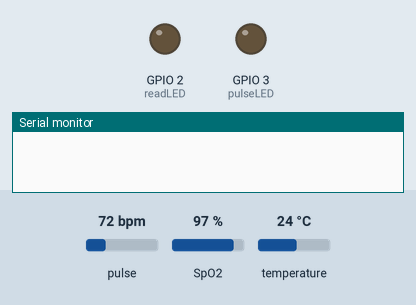
The sketch below on a simulated ESP32. Parts: output pins drawn as LEDs (lit = HIGH), the last lines printed to the serial monitor. Dashed ring = blinking. The test bench sets the inputs (shaded band); at power-on: pulse 72 bpm, SpO2 97 %, temperature 24 °C. Nothing arrives over Bluetooth unless stated; a phone connects over Bluetooth LE 3 s after start.

Above: at 0.0 s.
At 4.79 s:
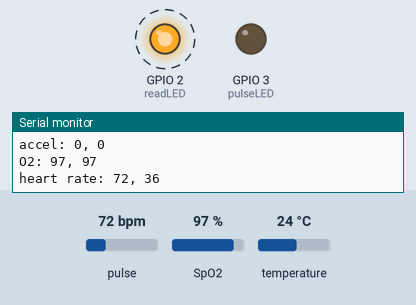
Timing chart, 0 to 5.1 s (numbered marks = the images above):
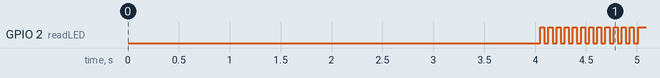

Measured:
- by itself, GPIO 2 (readLED): alternates HIGH for 0.04 s and LOW for 0.04 s

The sketch:

Bracelet.ino
```cpp
#include <Wire.h>
#include "MAX30105.h"
#include "spo2_algorithm.h"
#include "heartRate.h"
#include <Adafruit_MPU6050.h>

#include <BLEDevice.h>
#include <BLEUtils.h>
#include <BLEServer.h>
#include <BLE2902.h>

#define SERVICE_UUID        "4fafc201-1fb5-459e-8fcc-c5c9c331914b"
#define HR_UUID             "beb5483e-36e1-4688-b7f5-ea07361b26a8"

BLEServer* pServer = NULL;

BLECharacteristic* pCharHR = NULL;

bool deviceConnected = false;
bool oldDeviceConnected = false;
uint32_t value = 0;

class MyServerCallbacks: public BLEServerCallbacks {
  void onConnect(BLEServer* pServer){
    deviceConnected = true;
  }
  void onDisconnect(BLEServer* pServer){
    deviceConnected = false;
  }
};

Adafruit_MPU6050 mpu;
Adafruit_Sensor *mpu_temp, *mpu_accel, *mpu_gyro;
MAX30105 particleSensor;

#define MAX_BRIGHTNESS 255

#if defined(__AVR_ATmega328P__) || defined(__AVR_ATmega168__)
//Arduino Uno doesn't have enough SRAM to store 100 samples of IR led data and red led data in 32-bit format
//To solve this problem, 16-bit MSB of the sampled data will be truncated. Samples become 16-bit data.
uint16_t irBuffer[100]; //infrared LED sensor data
uint16_t redBuffer[100];  //red LED sensor data
#else
uint32_t irBuffer[100]; //infrared LED sensor data
uint32_t redBuffer[100];  //red LED sensor data
#endif

int32_t bufferLength; //data length
int32_t spo2; //SPO2 value
int8_t validSPO2; //indicator to show if the SPO2 calculation is valid
int32_t heartRate; //heart rate value
int8_t validHeartRate; //indicator to show if the heart rate calculation is valid

byte pulseLED = 3; //Must be on PWM pin
byte readLED = LED_BUILTIN; //Blinks with each data read

const byte RATE_SIZE = 4; //Increase this for more averaging. 4 is good.
byte rates[RATE_SIZE]; //Array of heart rates
byte rateSpot = 0;
long lastBeat = 0; //Time at which the last beat occurred

float beatsPerMinute;
int beatAvg;

int accelAVG;
int tempAVG;

long timer = 0;
int hrMeasure = 0;

void setup()
{
  Serial.begin(115200); // initialize serial communication at 115200 bits per second:

  pinMode(pulseLED, OUTPUT);
  pinMode(readLED, OUTPUT);

  BLEDevice::init("HCL Bracelet");

  pServer = BLEDevice::createServer();
  pServer->setCallbacks(new MyServerCallbacks());

  BLEService *pService = pServer->createService(SERVICE_UUID);

  pCharHR = pService->createCharacteristic(
                      HR_UUID,
                      BLECharacteristic::PROPERTY_READ |
                      BLECharacteristic::PROPERTY_WRITE |
                      BLECharacteristic::PROPERTY_NOTIFY |
                      BLECharacteristic::PROPERTY_INDICATE
                      );

  BLE2902 *pBLE2902;
  pBLE2902 = new BLE2902();
  pBLE2902->setNotifications(true);
  pCharHR->addDescriptor(pBLE2902);
  pService->start();

  BLEAdvertising *pAdvertising = BLEDevice::getAdvertising();
  pAdvertising->addServiceUUID(SERVICE_UUID);
  pAdvertising->setScanResponse(false);
  pAdvertising->setMinPreferred(0x0);
  BLEDevice::startAdvertising();
  Serial.println("Awaiting a client connection to notify");

  while (!mpu.begin()) {
    Serial.println("Failed to find MPU6050 chip");
    delay(100);
  }

  Serial.println("MPU6050 Found!");
  mpu_temp = mpu.getTemperatureSensor();
  mpu_temp->printSensorDetails();

  mpu_accel = mpu.getAccelerometerSensor();
  mpu_accel->printSensorDetails();

  mpu_gyro = mpu.getGyroSensor();
  mpu_gyro->printSensorDetails();

  // Initialize sensor
  if (!particleSensor.begin(Wire, I2C_SPEED_FAST)) //Use default I2C port, 400kHz speed
  {
    Serial.println(F("MAX30105 was not found. Please check wiring/power."));
    while (1);
  }

  byte ledBrightness = 60; //Options: 0=Off to 255=50mA
  byte sampleAverage = 4; //Options: 1, 2, 4, 8, 16, 32
  byte ledMode = 2; //Options: 1 = Red only, 2 = Red + IR, 3 = Red + IR + Green
  byte sampleRate = 100; //Options: 50, 100, 200, 400, 800, 1000, 1600, 3200
  int pulseWidth = 411; //Options: 69, 118, 215, 411
  int adcRange = 4096; //Options: 2048, 4096, 8192, 16384

  particleSensor.setup(ledBrightness, sampleAverage, ledMode, sampleRate, pulseWidth, adcRange); //Configure sensor with these settings

  while (particleSensor.getIR() < 50000){
    Serial.println("waiting for first contact...");
    delay(500);
  }

  bufferLength = 100; //buffer length of 100 stores 4 seconds of samples running at 25sps

  //read the first 100 samples, and determine the signal range
  for (byte i = 0 ; i < bufferLength ; i++)
  {
    while (particleSensor.available() == false) //do we have new data?
      particleSensor.check(); //Check the sensor for new data

    redBuffer[i] = particleSensor.getRed();
    irBuffer[i] = particleSensor.getIR();
    particleSensor.nextSample(); //We're finished with this sample so move to next sample

    Serial.print(F("red="));
    Serial.print(redBuffer[i], DEC);
    Serial.print(F(", ir="));
    Serial.println(irBuffer[i], DEC);
  }

  //calculate heart rate and SpO2 after first 100 samples (first 4 seconds of samples)
  maxim_heart_rate_and_oxygen_saturation(irBuffer, bufferLength, redBuffer, &spo2, &validSPO2, &heartRate, &validHeartRate);

  timer = millis() + 1000;
}

void loop()
{
  if(deviceConnected){
    if (spo2 > 100 || spo2 < 0){
      spo2 = 0;
    }
    if (heartRate > 255 || heartRate < 25){
      heartRate = 0;
    }
    uint8_t cHR = heartRate/2;
    uint8_t cO2 = spo2;
    uint8_t cMT = accelAVG;
    uint8_t cTP = tempAVG;
    uint32_t total = ((cTP << 24) + (cMT << 16) + (cO2 << 8) + (cHR & 0xFF));
    Serial.print("temperature: ");
    Serial.print(tempAVG);
    Serial.print(", ");
    Serial.println(cTP);
    Serial.print("accel: ");
    Serial.print(accelAVG);
    Serial.print(", ");
    Serial.println(cMT);
    Serial.print("O2: ");
    Serial.print(spo2);
    Serial.print(", ");
    Serial.println(cO2);
    Serial.print("heart rate: ");
    Serial.print(heartRate);
    Serial.print(", ");
    Serial.println(cHR);
    pCharHR->setValue(total);
    pCharHR->notify();
  }
  if (!deviceConnected && oldDeviceConnected){
    pServer->startAdvertising();
    Serial.println("start advertising");
    oldDeviceConnected = deviceConnected;
  }
  if (deviceConnected && !oldDeviceConnected){
    oldDeviceConnected = deviceConnected;
  }


  for (byte i = 25; i < 100; i++)
  {
    redBuffer[i - 25] = redBuffer[i];
    irBuffer[i - 25] = irBuffer[i];
  }
  for (byte i = 75; i < 100; i++)
  {
    while (particleSensor.available() == false) //do we have new data?
      particleSensor.check(); //Check the sensor for new data

    digitalWrite(readLED, !digitalRead(readLED)); //Blink onboard LED with every data read

    redBuffer[i] = particleSensor.getRed();
    irBuffer[i] = particleSensor.getIR();
    particleSensor.nextSample(); //We're finished with this sample so move to next sample
  }
  maxim_heart_rate_and_oxygen_saturation(irBuffer, bufferLength, redBuffer, &spo2, &validSPO2, &heartRate, &validHeartRate);

  sensors_event_t accel;
  sensors_event_t temp;
  mpu_temp->getEvent(&temp);
  mpu_accel->getEvent(&accel);

  int x = accel.acceleration.x;
  int y = accel.acceleration.y;
  int z = accel.acceleration.z;

  if (x < 0){
    x *= -1;
  }
  if (y < 0){
    y *= -1;
  }
  if (z < 0){
    z *= -1;
  }
  accelAVG = x + y + z;
  tempAVG = temp.temperature;
}
```
